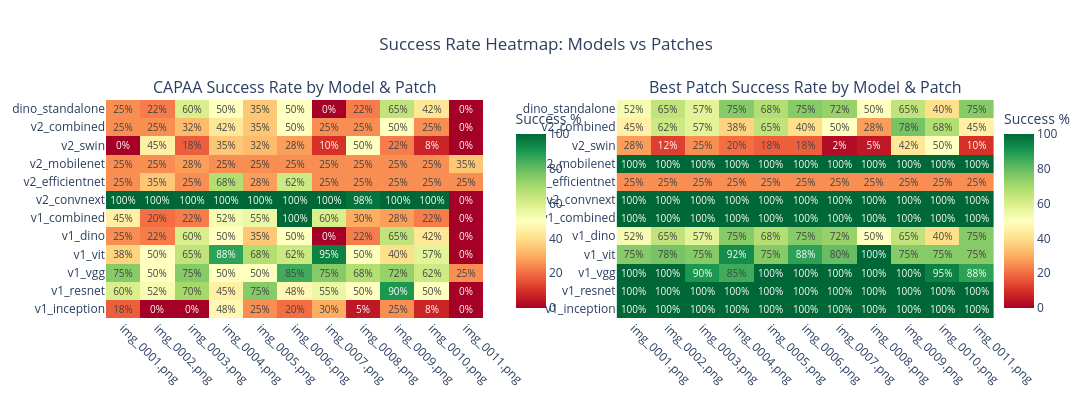

The cell this chart's notebook holds for it:
### Code cell
# Heatmap visualization of success rates using Plotly
# Shows success rate matrix: Models vs Patches for each approach

success_cols = [c for c in capaa_df.columns if c.endswith('_success')]
models = [c.replace('_success', '') for c in success_cols]

is_multi_pose = 'pose_idx' in capaa_df.columns

# Create heatmap data for CAPAA
capaa_heatmap_data = []
for col in success_cols:
    model_name = col.replace('_success', '')
    patch_rates = capaa_df.groupby('patch_name')[col].mean() * 100
    capaa_heatmap_data.append(patch_rates.values)

# Create heatmap data for Best Patch
bp_heatmap_data = []
for col in success_cols:
    model_name = col.replace('_success', '')
    patch_rates = bp_df.groupby('patch_name')[col].mean() * 100
    bp_heatmap_data.append(patch_rates.values)

patch_names = capaa_df.groupby('patch_name').first().index.tolist()
# Truncate long patch names for display
patch_names_display = [p[:20] + '...' if len(p) > 20 else p for p in patch_names]

# Create side-by-side heatmaps
fig = make_subplots(
    rows=1, cols=2,
    subplot_titles=['CAPAA Success Rate by Model & Patch', 'Best Patch Success Rate by Model & Patch'],
    horizontal_spacing=0.15
)

# CAPAA heatmap
fig.add_trace(
    go.Heatmap(
        z=capaa_heatmap_data,
        x=patch_names_display,
        y=models,
        colorscale='RdYlGn',
        zmin=0,
        zmax=100,
        text=[[f'{v:.0f}%' for v in row] for row in capaa_heatmap_data],
        texttemplate='%{text}',
        textfont={"size": 10},
        colorbar=dict(title='Success %', x=0.45),
        showscale=True
    ),
    row=1, col=1
)

# Best Patch heatmap
fig.add_trace(
    go.Heatmap(
        z=bp_heatmap_data,
        x=patch_names_display,
        y=models,
        colorscale='RdYlGn',
        zmin=0,
        zmax=100,
        text=[[f'{v:.0f}%' for v in row] for row in bp_heatmap_data],
        texttemplate='%{text}',
        textfont={"size": 10},
        colorbar=dict(title='Success %', x=1.0),
        showscale=True
    ),
    row=1, col=2
)

fig.update_layout(
    title_text='Success Rate Heatmap: Models vs Patches',
    title_x=0.5,
    height=400,
    width=1400,
    template='plotly_white'
)

fig.update_xaxes(tickangle=45)

fig.write_html('success_rate_heatmap.html')
fig.show()
print("✓ Heatmap saved to 'success_rate_heatmap.html'")

### Figure 1 — Plotly figure (JSON) as saved in the notebook; plotly's stock layout.template omitted (floating-point values rounded to 4 significant figures; data arrays with more than 128 entries replaced by an {"elided": "..."} marker saying what was removed)
{"data": [{"colorbar": {"title": {"text": "Success %"}, "x": 0.45}, "colorscale": [[0, "rgb(165,0,38)"], [0.1, "rgb(215,48,39)"], [0.2, "rgb(244,109,67)"], [0.3, "rgb(253,174,97)"], [0.4, "rgb(254,224,139)"], [0.5, "rgb(255,255,191)"], [0.6, "rgb(217,239,139)"], [0.7, "rgb(166,217,106)"], [0.8, "rgb(102,189,99)"], [0.9, "rgb(26,152,80)"], [1, "rgb(0,104,55)"]], "showscale": true, "text": {"elided": "12x11 str values"}, "textfont": {"size": 10}, "texttemplate": "%{text}", "type": "heatmap", "x": ["img_0001.png", "img_0002.png", "img_0003.png", "img_0004.png", "img_0005.png", "img_0006.png", "img_0007.png", "img_0008.png", "img_0009.png", "img_0010.png", "img_0011.png"], "xaxis": "x", "y": ["v1_inception", "v1_resnet", "v1_vgg", "v1_vit", "v1_dino", "v1_combined", "v2_convnext", "v2_efficientnet", "v2_mobilenet", "v2_swin", "v2_combined", "dino_standalone"], "yaxis": "y", "z": {"elided": "12x11 float values"}, "zmax": 100, "zmin": 0}, {"colorbar": {"title": {"text": "Success %"}, "x": 1}, "colorscale": [[0, "rgb(165,0,38)"], [0.1, "rgb(215,48,39)"], [0.2, "rgb(244,109,67)"], [0.3, "rgb(253,174,97)"], [0.4, "rgb(254,224,139)"], [0.5, "rgb(255,255,191)"], [0.6, "rgb(217,239,139)"], [0.7, "rgb(166,217,106)"], [0.8, "rgb(102,189,99)"], [0.9, "rgb(26,152,80)"], [1, "rgb(0,104,55)"]], "showscale": true, "text": {"elided": "12x17 str values"}, "textfont": {"size": 10}, "texttemplate": "%{text}", "type": "heatmap", "x": ["img_0001.png", "img_0002.png", "img_0003.png", "img_0004.png", "img_0005.png", "img_0006.png", "img_0007.png", "img_0008.png", "img_0009.png", "img_0010.png", "img_0011.png"], "xaxis": "x2", "y": ["v1_inception", "v1_resnet", "v1_vgg", "v1_vit", "v1_dino", "v1_combined", "v2_convnext", "v2_efficientnet", "v2_mobilenet", "v2_swin", "v2_combined", "dino_standalone"], "yaxis": "y2", "z": {"elided": "12x17 float values"}, "zmax": 100, "zmin": 0}], "layout": {"annotations": [{"font": {"size": 16}, "showarrow": false, "text": "CAPAA Success Rate by Model & Patch", "x": 0.2125, "xanchor": "center", "xref": "paper", "y": 1, "yanchor": "bottom", "yref": "paper"}, {"font": {"size": 16}, "showarrow": false, "text": "Best Patch Success Rate by Model & Patch", "x": 0.7875, "xanchor": "center", "xref": "paper", "y": 1, "yanchor": "bottom", "yref": "paper"}], "height": 400, "title": {"text": "Success Rate Heatmap: Models vs Patches", "x": 0.5}, "width": 1400, "xaxis": {"anchor": "y", "domain": [0, 0.425], "tickangle": 45}, "xaxis2": {"anchor": "y2", "domain": [0.575, 1], "tickangle": 45}, "yaxis": {"anchor": "x", "domain": [0, 1]}, "yaxis2": {"anchor": "x2", "domain": [0, 1]}}}
